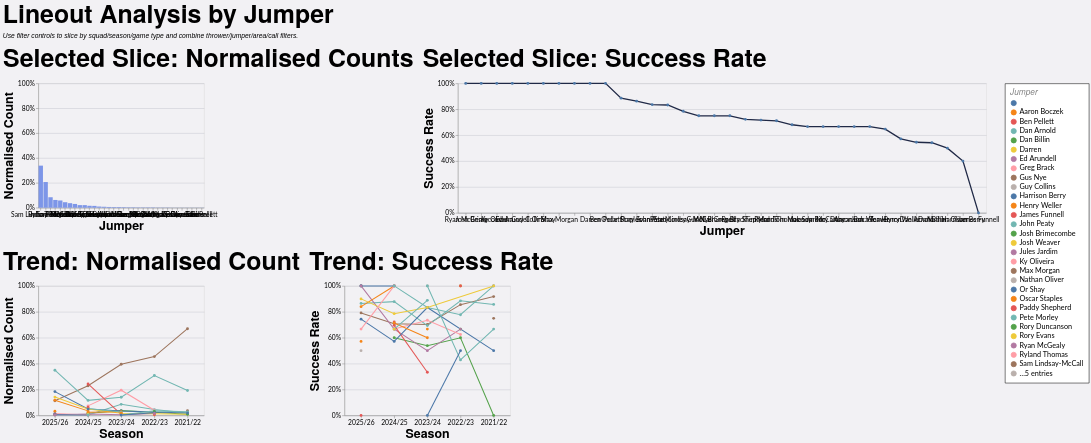

Here is the Vega-Lite specification saved for this chart:
### Vega-Lite specification from a JSON file in a GitHub repository (floating-point values rounded to 4 significant figures; data arrays with more than 128 entries replaced by an {"elided": "..."} marker saying what was removed)
{"config": {"axis": {"labelFont": "Lato, sans-serif", "titleFont": "PT Sans Narrow, Helvetica Neue, Helvetica, Arial, sans-serif", "labelFontSize": 13, "titleFontSize": 24, "gridColor": "#202947", "gridOpacity": 0.2}, "header": {"labelFont": "PT Sans Narrow, Helvetica Neue, Helvetica, Arial, sans-serif", "titleFont": "PT Sans Narrow, Helvetica Neue, Helvetica, Arial, sans-serif", "labelFontSize": 24, "titleFontSize": 28, "labelFontWeight": "bold", "orient": "left"}, "legend": {"labelFont": "Lato, sans-serif", "titleFont": "PT Sans Narrow, Helvetica Neue, Helvetica, Arial, sans-serif", "labelFontSize": 14, "titleFontSize": 16, "titlePadding": 5, "fillColor": "white", "strokeColor": "black", "padding": 10, "titleFontWeight": "lighter", "titleFontStyle": "italic", "titleColor": "gray", "offset": 10}, "title": {"font": "PT Sans Narrow, Helvetica Neue, Helvetica, Arial, sans-serif", "fontSize": 48, "fontWeight": "bold", "anchor": "start", "align": "center", "titlePadding": 20, "subtitlePadding": 10, "subtitleFontSize": 13, "subtitleColor": "", "subtitleFontStyle": "italic", "offset": 15, "color": "black"}, "axisX": {"labelAngle": 0}, "facet": {"title": null, "header": null, "align": {"row": "each", "column": "each"}}, "resolve": {"scale": {"y": "independent", "facet": "independent"}}, "background": "#f2f1f4"}, "vconcat": [{"hconcat": [{"mark": {"type": "bar", "color": "#7d96e8"}, "encoding": {"tooltip": [{"field": "jumper", "title": "Jumper", "type": "nominal"}, {"field": "attempts", "format": ",.0f", "title": "Lineouts", "type": "quantitative"}, {"field": "share", "format": ".1%", "title": "Normalised Count", "type": "quantitative"}], "x": {"field": "jumper", "sort": "-y", "title": "Jumper", "type": "nominal"}, "y": {"axis": {"format": "%"}, "field": "share", "scale": {"domain": [0, 1]}, "title": "Normalised Count", "type": "quantitative"}}, "height": 240, "title": "Selected Slice: Normalised Counts", "transform": [{"filter": "(loSquad == 'All' || datum.squad == loSquad) && (loGameType == 'All' || (loGameType == 'League + Cup' && (datum.game_type == 'League' || datum.game_type == 'Cup')) || (loGameType == 'League only' && datum.game_type == 'League') || datum.game_type == loGameType) && (loOpposition == 'All' || datum.opposition == loOpposition) && (loThrower == 'All' || datum.thrower == loThrower) && (loJumper == 'All' || datum.jumper == loJumper) && (loArea == 'All' || datum.area == loArea) && (loNumbers == 'All' || datum.numbers == loNumbers) && (loCall == 'All' || datum.call == loCall) && (loCallType == 'All' || datum.call_type == loCallType)"}, {"filter": "(loSeason == 'All' || datum.season == loSeason)"}, {"aggregate": [{"op": "count", "as": "attempts"}, {"op": "sum", "field": "won", "as": "won"}], "groupby": ["jumper"]}, {"joinaggregate": [{"op": "sum", "field": "attempts", "as": "total_attempts"}]}, {"calculate": "datum.attempts / datum.total_attempts", "as": "share"}, {"calculate": "datum.won / datum.attempts", "as": "success_rate"}], "width": 320}, {"mark": {"type": "line", "color": "#202946", "point": true, "strokeWidth": 2.5}, "encoding": {"tooltip": [{"field": "jumper", "title": "Jumper", "type": "nominal"}, {"field": "won", "format": ",.0f", "title": "Won", "type": "quantitative"}, {"field": "attempts", "format": ",.0f", "title": "Lineouts", "type": "quantitative"}, {"field": "success_rate", "format": ".1%", "title": "Success Rate", "type": "quantitative"}], "x": {"field": "jumper", "sort": "-y", "title": "Jumper", "type": "nominal"}, "y": {"axis": {"format": "%"}, "field": "success_rate", "scale": {"domain": [0, 1]}, "title": "Success Rate", "type": "quantitative"}}, "height": 250, "title": "Selected Slice: Success Rate", "transform": [{"filter": "(loSquad == 'All' || datum.squad == loSquad) && (loGameType == 'All' || (loGameType == 'League + Cup' && (datum.game_type == 'League' || datum.game_type == 'Cup')) || (loGameType == 'League only' && datum.game_type == 'League') || datum.game_type == loGameType) && (loOpposition == 'All' || datum.opposition == loOpposition) && (loThrower == 'All' || datum.thrower == loThrower) && (loJumper == 'All' || datum.jumper == loJumper) && (loArea == 'All' || datum.area == loArea) && (loNumbers == 'All' || datum.numbers == loNumbers) && (loCall == 'All' || datum.call == loCall) && (loCallType == 'All' || datum.call_type == loCallType)"}, {"filter": "(loSeason == 'All' || datum.season == loSeason)"}, {"aggregate": [{"op": "count", "as": "attempts"}, {"op": "sum", "field": "won", "as": "won"}], "groupby": ["jumper"]}, {"joinaggregate": [{"op": "sum", "field": "attempts", "as": "total_attempts"}]}, {"calculate": "datum.attempts / datum.total_attempts", "as": "share"}, {"calculate": "datum.won / datum.attempts", "as": "success_rate"}], "width": {"step": 30}}], "spacing": 16}, {"hconcat": [{"mark": {"type": "line", "point": true, "strokeWidth": 2}, "encoding": {"color": {"field": "jumper", "title": "Jumper", "type": "nominal"}, "tooltip": [{"field": "season", "title": "Season", "type": "nominal"}, {"field": "jumper", "title": "Jumper", "type": "nominal"}, {"field": "attempts", "format": ",.0f", "title": "Lineouts", "type": "quantitative"}, {"field": "norm_count", "format": ".1%", "title": "Normalised Count", "type": "quantitative"}], "x": {"field": "season", "sort": "-x", "title": "Season", "type": "nominal"}, "y": {"axis": {"format": "%"}, "field": "norm_count", "scale": {"domain": [0, 1]}, "title": "Normalised Count", "type": "quantitative"}}, "height": 250, "title": "Trend: Normalised Count", "transform": [{"filter": "(loSquad == 'All' || datum.squad == loSquad) && (loGameType == 'All' || (loGameType == 'League + Cup' && (datum.game_type == 'League' || datum.game_type == 'Cup')) || (loGameType == 'League only' && datum.game_type == 'League') || datum.game_type == loGameType) && (loOpposition == 'All' || datum.opposition == loOpposition) && (loThrower == 'All' || datum.thrower == loThrower) && (loJumper == 'All' || datum.jumper == loJumper) && (loArea == 'All' || datum.area == loArea) && (loNumbers == 'All' || datum.numbers == loNumbers) && (loCall == 'All' || datum.call == loCall) && (loCallType == 'All' || datum.call_type == loCallType)"}, {"aggregate": [{"op": "count", "as": "attempts"}, {"op": "sum", "field": "won", "as": "won"}], "groupby": ["season", "jumper"]}, {"joinaggregate": [{"op": "sum", "field": "attempts", "as": "season_attempts"}], "groupby": ["season"]}, {"calculate": "datum.attempts / datum.season_attempts", "as": "norm_count"}, {"calculate": "datum.won / datum.attempts", "as": "success_rate"}], "width": 320}, {"mark": {"type": "line", "point": true, "strokeWidth": 2}, "encoding": {"color": {"field": "jumper", "title": "Jumper", "type": "nominal"}, "tooltip": [{"field": "season", "title": "Season", "type": "nominal"}, {"field": "jumper", "title": "Jumper", "type": "nominal"}, {"field": "won", "format": ",.0f", "title": "Won", "type": "quantitative"}, {"field": "attempts", "format": ",.0f", "title": "Lineouts", "type": "quantitative"}, {"field": "success_rate", "format": ".1%", "title": "Success Rate", "type": "quantitative"}], "x": {"field": "season", "sort": "-x", "title": "Season", "type": "nominal"}, "y": {"axis": {"format": "%"}, "field": "success_rate", "scale": {"domain": [0, 1]}, "title": "Success Rate", "type": "quantitative"}}, "height": 250, "title": "Trend: Success Rate", "transform": [{"filter": "(loSquad == 'All' || datum.squad == loSquad) && (loGameType == 'All' || (loGameType == 'League + Cup' && (datum.game_type == 'League' || datum.game_type == 'Cup')) || (loGameType == 'League only' && datum.game_type == 'League') || datum.game_type == loGameType) && (loOpposition == 'All' || datum.opposition == loOpposition) && (loThrower == 'All' || datum.thrower == loThrower) && (loJumper == 'All' || datum.jumper == loJumper) && (loArea == 'All' || datum.area == loArea) && (loNumbers == 'All' || datum.numbers == loNumbers) && (loCall == 'All' || datum.call == loCall) && (loCallType == 'All' || datum.call_type == loCallType)"}, {"aggregate": [{"op": "count", "as": "attempts"}, {"op": "sum", "field": "won", "as": "won"}], "groupby": ["season", "jumper"]}, {"joinaggregate": [{"op": "sum", "field": "attempts", "as": "season_attempts"}], "groupby": ["season"]}, {"calculate": "datum.attempts / datum.season_attempts", "as": "norm_count"}, {"calculate": "datum.won / datum.attempts", "as": "success_rate"}], "width": 320}], "spacing": 16}], "data": {"name": "data-cca1f4d99557158afd582ea153358762"}, "params": [{"name": "loSquad", "value": "All"}, {"name": "loSeason", "value": "All"}, {"name": "loGameType", "value": "All"}, {"name": "loOpposition", "value": "All"}, {"name": "loThrower", "value": "All"}, {"name": "loJumper", "value": "All"}, {"name": "loArea", "value": "All"}, {"name": "loNumbers", "value": "All"}, {"name": "loCall", "value": "All"}, {"name": "loCallType", "value": "All"}], "spacing": 22, "title": {"text": "Lineout Analysis by Jumper", "subtitle": "Use filter controls to slice by squad/season/game type and combine thrower/jumper/area/call filters."}, "$schema": "https://vega.github.io/schema/vega-lite/v5.20.1.json", "datasets": {"data-cca1f4d99557158afd582ea153358762": {"elided": "1152 records"}}}
